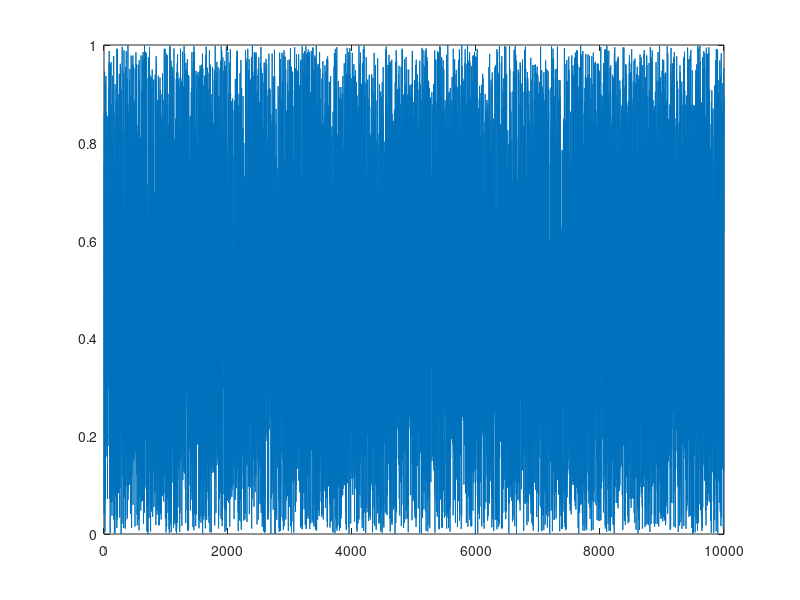
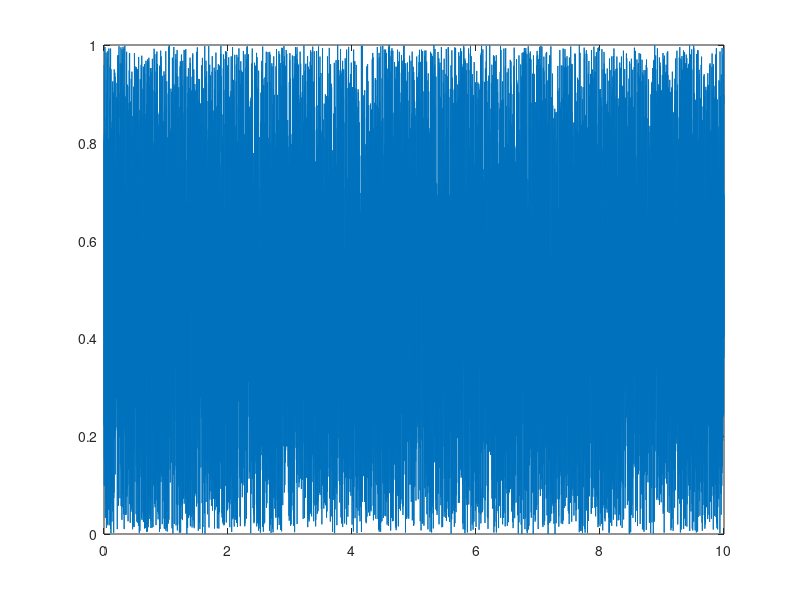
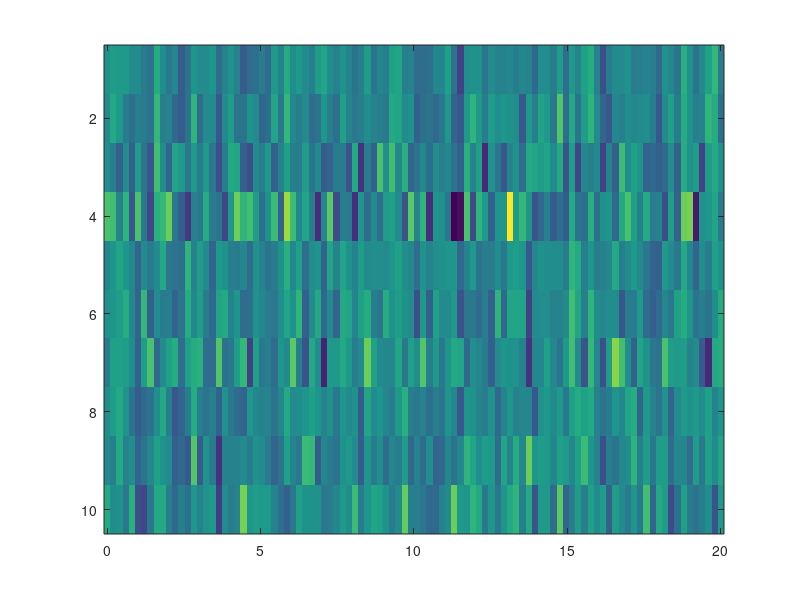
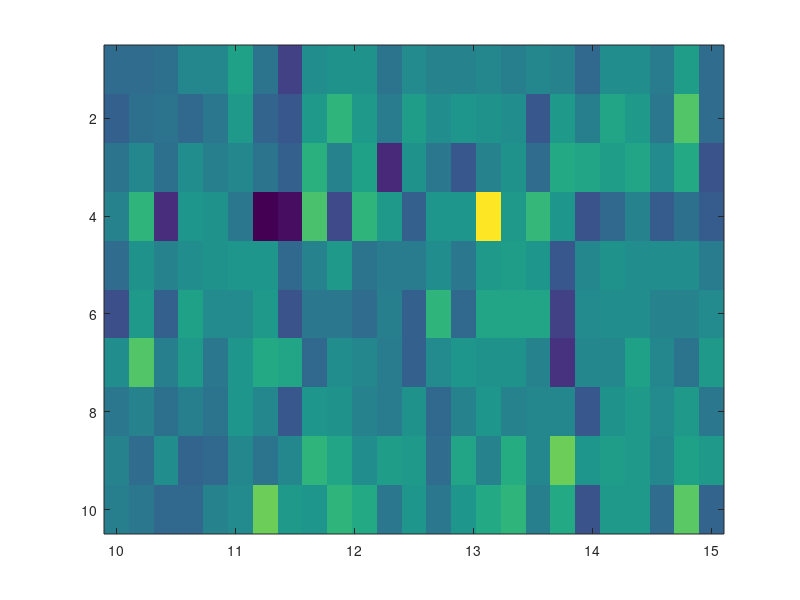

These charts were generated, in order, by the following MATLAB code:
% MatLab Problem Set = Due Monday April 20 2020
% By Christian Pedersen

clear all  % clears all variables
close all  % closes all figures
clc    % clears command window


%% Here i generate fake photometry data for us to practice with

% loading in example data
load('stockreturns.mat');
temp1 = stocks';
channel470 = temp1(2,:)+150;
channel405 = temp1(1,:)+150;

% Instructions: A time series is a 1 dimensional matrix that has a single
% value (element) for each time step. For the sake of these exercises, we
% will use the time series generated above, channel470 and channel405. We
% will pretend that the each element of channel470 and channel 405 
% corresponds to 1 fluorescence sample per second. Use these variables
% to answer the below questions to the best of your abilities. Also, feel 
% free to google stuff like "matlab how to find length of a variable" if 
% you get stuck. 


%% Question 1  
% Make a 1 dimensional matrix called 'fives' that contains the elements 5,
% 10, 15, 20 ... 100 by using the colon operator

fives = 5:5:100;

notintegers = 5:0.5:100;

var1 = linspace(5,100,10000)

%%


% want to plot 10,000 fluorescence samples
y = rand(10000,1);
figure(1)
plot(y)


% want to plot 10,000 fluorescence samples
x = linspace(0,10,10000);
y = rand(10000,1);
figure(2)
plot(x,y)


%% Question 2
% Use matrix multiplication (not element by element) to multiply matrix A
% and matrix B

A = [1 2 3]
B = [3 4;5 6;7 8]

C = A*B


%% Question 3
% Take the matrix transpose of matrix B and do element by element
% multiplication of A and B.T

A = [1 2 3]
B = [3;5;7]

D = A.*B'


%% Question 4
% Use the provided variables channel470 and channel405 for these problems

% A) calculate a new variable 'subtracted' that is channel470 minus 
% channel405 (this is done to remove motion artifacts present in both
% channels. the 405nm channel changes only with artifacts since the 
% fluorophore is not sensitive to calcium concentration)

subtracted = channel470-channel405;

%%

% B) find the mean and standard deviation of the variable subtracted

mean(subtracted,2)

median(subtracted)

max(subtracted)

min(subtracted)

std(subtracted)
%%

% C) divide every element of subtracted by 10

subtracted/10


% Challenge D) Find the 30th percentile fluorescence value of the variable
% subtracted. Hint: use the "sort" command




%% Question 5

% Use the provided variables channel470 and channel405 for these problems

% A) deltaF/F is a common way of normalizing photometry data (1 dimensional
% time series). It is generally defined as:
% (each sample - mean(all samples)) / mean(all 470 nm samples)

% Calculate the deltaF/F of the variable subtracted

dFF = (subtracted - mean(subtracted))/mean(channel470)

% NOTE to stop problem session and discuss what a z score is.
% Challenge B) z score your subtracted photometry timeseries



% Challenge C) Use "min-max" normalization to make all your subtracted time
% series samples rescaled from 0 to 1. Plot to confirm range is 0 to 1.



%% Question 6
% Use the provided matrix temp1 for this question
% temp1 is a 2 dimensional matrix that has 10 rows and 100 columns

% A) Find the maximum value of each column of the matrix 'temp1'



% Very Hard Challenge B) Set the maximum value of each column of matrix temp1 
% to 1000 Hint: there are multiple ways to do this, but i recommend
% using the 'find' command and/or using a for loop + if, then statement



%% NOTE to stop the problem session and discuss the dimensonality of 
% neuroscience data sets. Photometry = 1 dim time series. Frames = 2 dim
% matrix of pixel values. Calcium imaging data = 3 dimensions, unique
% frames for each time step (frame rate).


%% Question 7
calciumImagingData = temp1 + 100;
% Let's say that 'calciumImagingData' is a 2 dimensional matrix generated
% from a single neuron-resolution calcium imaging experiment. Let's say
% each row corresponds to a different neuron (10 neurons) and each column
% corresponds to a different sample of fluorescence (100 frames).
% Assume we imaged the calcium dynamics of these neurons at a
% framerate of 5 frames per second.


figure()
x = linspace(0,20,100);
y = 1:10;
imagesc(x,y,calciumImagingData)


% A) plot the fluorescence of every neuron between 10 and 15 seconds using
% the 'imagesc' command. This type of plot is usually known as a 'single 
% neuron fluorescence heatmap'.

fiveSecondsOfImaging = calciumImagingData(:,51:75);

figure()
x = linspace(10,15,25);
y = 1:10;
imagesc(x,y,fiveSecondsOfImaging)


% B) Find and plot the average fluorescence of all neurons combined between
% 5 and 10 seconds.

fiveSecondsForAveraging = calciumImagingData(:,26:50);

averageFtrace = mean(fiveSecondsForAveraging,1);

figure()
plot(linspace(5,10,25),averageFtrace)

% Challenge C) Isolate the 8th neuron in 'calciumImagingData' as a new 1
% dimension time series called 'eighthCell'. Rearrange
% it to have 1 second duration time bins that contain the mean 
% fluorescence of 5 frames, rather than having a fluorescence measurement
% for every frame. Plot the single neuron's fluorescence as sampled 5 times
% a second and 1 times a second side by side.



%% Challenge Question 8
threeDimMat = rand(100,50,20);
% For a real challenge use a for loop within a for loop within a for loop
% to add 5 to each element of the 3D matrix 'threeDimMat' one element at a
% time. Hint: you will need to use triple indexing -> threeDimMat(n,k,p)


%%


averageWholeTrace = mean(calciumImagingData,1);


[Fmax,maxIndex]  = max(averageWholeTrace)



maxFwindow = averageWholeTrace((maxIndex-5):(maxIndex+5));

figure()
plot(89:99,maxFwindow)





















